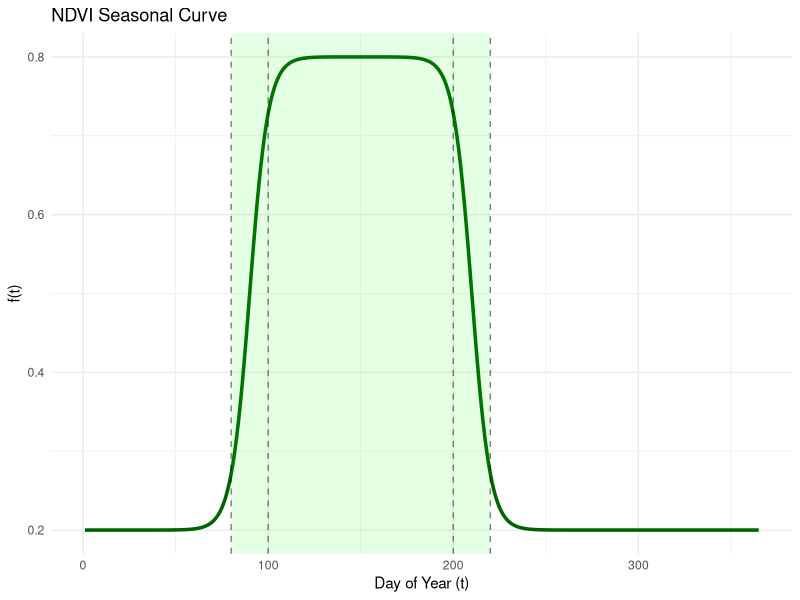

Recreate this plot in R.
# Load library
library(ggplot2)

# Parameters
SOS <- 80
EOS <- 220
MAT <- 100
SEN <- 200

NDVI_min <- 0.2
NDVI_max <- 0.8

t <- 1:365

# Functions
sigmoid <- function(x) {
  1 / (1 + exp(-x))
}

softplus <- function(x) {
  log1p(exp(x))
}

# Compute components
g1 <- softplus(MAT - SOS)
g2 <- softplus(EOS - SEN)

# Compute f(t)
f_t <- NDVI_min + (NDVI_max - NDVI_min) * (
  sigmoid(-2 * ((2 * SOS + g1 - 2 * t) / g1)) -
  sigmoid(-2 * ((2 * SEN + g2 - 2 * t) / g2))
)

# Create data frame
df <- data.frame(
  t = t,
  f_t = f_t
)

# Plot with ggplot2
ggplot(df, aes(x = t, y = f_t)) +
  geom_line(size = 1.2, color = "darkgreen") +
  labs(
    title = "NDVI Seasonal Curve",
    x = "Day of Year (t)",
    y = "f(t)"
  ) +
  theme_minimal() + 
  geom_vline(xintercept = c(SOS, MAT, SEN, EOS),
             linetype = "dashed", alpha = 0.5) + 
  annotate("rect", xmin = SOS, xmax = EOS,
           ymin = -Inf, ymax = Inf, alpha = 0.1, fill = "green")
